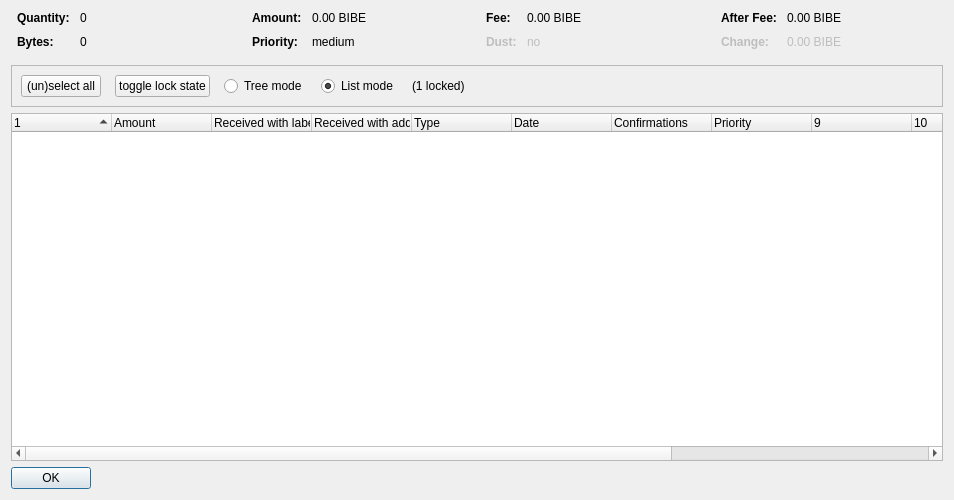
<?xml version="1.0" encoding="UTF-8"?>
<ui version="4.0">
 <class>CoinControlDialog</class>
 <widget class="QDialog" name="CoinControlDialog">
  <property name="geometry">
   <rect>
    <x>0</x>
    <y>0</y>
    <width>954</width>
    <height>500</height>
   </rect>
  </property>
  <property name="windowTitle">
   <string>Coin Selection</string>
  </property>
  <layout class="QVBoxLayout" name="verticalLayout">
   <item>
    <layout class="QHBoxLayout" name="horizontalLayoutTop" stretch="0,0,0,0">
     <property name="topMargin">
      <number>0</number>
     </property>
     <property name="bottomMargin">
      <number>10</number>
     </property>
     <item>
      <layout class="QFormLayout" name="formLayoutCoinControl1">
       <property name="horizontalSpacing">
        <number>10</number>
       </property>
       <property name="verticalSpacing">
        <number>10</number>
       </property>
       <property name="leftMargin">
        <number>6</number>
       </property>
       <property name="rightMargin">
        <number>6</number>
       </property>
       <item row="0" column="0">
        <widget class="QLabel" name="labelCoinControlQuantityText">
         <property name="font">
          <font>
           <weight>75</weight>
           <bold>true</bold>
          </font>
         </property>
         <property name="text">
          <string>Quantity:</string>
         </property>
        </widget>
       </item>
       <item row="0" column="1">
        <widget class="QLabel" name="labelCoinControlQuantity">
         <property name="cursor">
          <cursorShape>IBeamCursor</cursorShape>
         </property>
         <property name="contextMenuPolicy">
          <enum>Qt::ActionsContextMenu</enum>
         </property>
         <property name="text">
          <string notr="true">0</string>
         </property>
         <property name="textInteractionFlags">
          <set>Qt::LinksAccessibleByMouse|Qt::TextSelectableByKeyboard|Qt::TextSelectableByMouse</set>
         </property>
        </widget>
       </item>
       <item row="1" column="0">
        <widget class="QLabel" name="labelCoinControlBytesText">
         <property name="font">
          <font>
           <weight>75</weight>
           <bold>true</bold>
          </font>
         </property>
         <property name="text">
          <string>Bytes:</string>
         </property>
        </widget>
       </item>
       <item row="1" column="1">
        <widget class="QLabel" name="labelCoinControlBytes">
         <property name="cursor">
          <cursorShape>IBeamCursor</cursorShape>
         </property>
         <property name="contextMenuPolicy">
          <enum>Qt::ActionsContextMenu</enum>
         </property>
         <property name="text">
          <string notr="true">0</string>
         </property>
         <property name="textInteractionFlags">
          <set>Qt::LinksAccessibleByMouse|Qt::TextSelectableByKeyboard|Qt::TextSelectableByMouse</set>
         </property>
        </widget>
       </item>
      </layout>
     </item>
     <item>
      <layout class="QFormLayout" name="formLayoutCoinControl2">
       <property name="horizontalSpacing">
        <number>10</number>
       </property>
       <property name="verticalSpacing">
        <number>10</number>
       </property>
       <property name="leftMargin">
        <number>6</number>
       </property>
       <property name="rightMargin">
        <number>6</number>
       </property>
       <item row="0" column="0">
        <widget class="QLabel" name="labelCoinControlAmountText">
         <property name="font">
          <font>
           <weight>75</weight>
           <bold>true</bold>
          </font>
         </property>
         <property name="text">
          <string>Amount:</string>
         </property>
        </widget>
       </item>
       <item row="0" column="1">
        <widget class="QLabel" name="labelCoinControlAmount">
         <property name="cursor">
          <cursorShape>IBeamCursor</cursorShape>
         </property>
         <property name="contextMenuPolicy">
          <enum>Qt::ActionsContextMenu</enum>
         </property>
         <property name="text">
          <string notr="true">0.00 BIBE</string>
         </property>
         <property name="textInteractionFlags">
          <set>Qt::LinksAccessibleByMouse|Qt::TextSelectableByKeyboard|Qt::TextSelectableByMouse</set>
         </property>
        </widget>
       </item>
       <item row="1" column="0">
        <widget class="QLabel" name="labelCoinControlPriorityText">
         <property name="font">
          <font>
           <weight>75</weight>
           <bold>true</bold>
          </font>
         </property>
         <property name="text">
          <string>Priority:</string>
         </property>
        </widget>
       </item>
       <item row="1" column="1">
        <widget class="QLabel" name="labelCoinControlPriority">
         <property name="cursor">
          <cursorShape>IBeamCursor</cursorShape>
         </property>
         <property name="contextMenuPolicy">
          <enum>Qt::ActionsContextMenu</enum>
         </property>
         <property name="text">
          <string>medium</string>
         </property>
         <property name="textInteractionFlags">
          <set>Qt::LinksAccessibleByMouse|Qt::TextSelectableByKeyboard|Qt::TextSelectableByMouse</set>
         </property>
        </widget>
       </item>
      </layout>
     </item>
     <item>
      <layout class="QFormLayout" name="formLayoutCoinControl3">
       <property name="horizontalSpacing">
        <number>10</number>
       </property>
       <property name="verticalSpacing">
        <number>10</number>
       </property>
       <property name="leftMargin">
        <number>6</number>
       </property>
       <property name="rightMargin">
        <number>6</number>
       </property>
       <item row="0" column="0">
        <widget class="QLabel" name="labelCoinControlFeeText">
         <property name="font">
          <font>
           <weight>75</weight>
           <bold>true</bold>
          </font>
         </property>
         <property name="text">
          <string>Fee:</string>
         </property>
        </widget>
       </item>
       <item row="0" column="1">
        <widget class="QLabel" name="labelCoinControlFee">
         <property name="cursor">
          <cursorShape>IBeamCursor</cursorShape>
         </property>
         <property name="contextMenuPolicy">
          <enum>Qt::ActionsContextMenu</enum>
         </property>
         <property name="text">
          <string notr="true">0.00 BIBE</string>
         </property>
         <property name="textInteractionFlags">
          <set>Qt::LinksAccessibleByMouse|Qt::TextSelectableByKeyboard|Qt::TextSelectableByMouse</set>
         </property>
        </widget>
       </item>
       <item row="1" column="0">
        <widget class="QLabel" name="labelCoinControlLowOutputText">
         <property name="enabled">
          <bool>false</bool>
         </property>
         <property name="font">
          <font>
           <weight>75</weight>
           <bold>true</bold>
          </font>
         </property>
         <property name="text">
          <string>Dust:</string>
         </property>
        </widget>
       </item>
       <item row="1" column="1">
        <widget class="QLabel" name="labelCoinControlLowOutput">
         <property name="enabled">
          <bool>false</bool>
         </property>
         <property name="cursor">
          <cursorShape>IBeamCursor</cursorShape>
         </property>
         <property name="contextMenuPolicy">
          <enum>Qt::ActionsContextMenu</enum>
         </property>
         <property name="text">
          <string>no</string>
         </property>
         <property name="textInteractionFlags">
          <set>Qt::LinksAccessibleByMouse|Qt::TextSelectableByKeyboard|Qt::TextSelectableByMouse</set>
         </property>
        </widget>
       </item>
      </layout>
     </item>
     <item>
      <layout class="QFormLayout" name="formLayoutCoinControl4">
       <property name="horizontalSpacing">
        <number>10</number>
       </property>
       <property name="verticalSpacing">
        <number>10</number>
       </property>
       <property name="leftMargin">
        <number>6</number>
       </property>
       <property name="rightMargin">
        <number>6</number>
       </property>
       <item row="0" column="0">
        <widget class="QLabel" name="labelCoinControlAfterFeeText">
         <property name="font">
          <font>
           <weight>75</weight>
           <bold>true</bold>
          </font>
         </property>
         <property name="text">
          <string>After Fee:</string>
         </property>
        </widget>
       </item>
       <item row="0" column="1">
        <widget class="QLabel" name="labelCoinControlAfterFee">
         <property name="cursor">
          <cursorShape>IBeamCursor</cursorShape>
         </property>
         <property name="contextMenuPolicy">
          <enum>Qt::ActionsContextMenu</enum>
         </property>
         <property name="text">
          <string notr="true">0.00 BIBE</string>
         </property>
         <property name="textInteractionFlags">
          <set>Qt::LinksAccessibleByMouse|Qt::TextSelectableByKeyboard|Qt::TextSelectableByMouse</set>
         </property>
        </widget>
       </item>
       <item row="1" column="0">
        <widget class="QLabel" name="labelCoinControlChangeText">
         <property name="enabled">
          <bool>false</bool>
         </property>
         <property name="font">
          <font>
           <weight>75</weight>
           <bold>true</bold>
          </font>
         </property>
         <property name="text">
          <string>Change:</string>
         </property>
        </widget>
       </item>
       <item row="1" column="1">
        <widget class="QLabel" name="labelCoinControlChange">
         <property name="enabled">
          <bool>false</bool>
         </property>
         <property name="cursor">
          <cursorShape>IBeamCursor</cursorShape>
         </property>
         <property name="contextMenuPolicy">
          <enum>Qt::ActionsContextMenu</enum>
         </property>
         <property name="text">
          <string notr="true">0.00 BIBE</string>
         </property>
         <property name="textInteractionFlags">
          <set>Qt::LinksAccessibleByMouse|Qt::TextSelectableByKeyboard|Qt::TextSelectableByMouse</set>
         </property>
        </widget>
       </item>
      </layout>
     </item>
    </layout>
   </item>
   <item>
    <widget class="QFrame" name="frame">
     <property name="minimumSize">
      <size>
       <width>0</width>
       <height>40</height>
      </size>
     </property>
     <property name="frameShape">
      <enum>QFrame::StyledPanel</enum>
     </property>
     <property name="frameShadow">
      <enum>QFrame::Sunken</enum>
     </property>
     <layout class="QHBoxLayout" name="horizontalLayout">
      <item>
       <layout class="QHBoxLayout" name="horizontalLayoutPanel" stretch="0,0,0,0,0,0">
        <property name="spacing">
         <number>14</number>
        </property>
        <item>
         <widget class="QPushButton" name="pushButtonSelectAll">
          <property name="sizePolicy">
           <sizepolicy hsizetype="Maximum" vsizetype="Fixed">
            <horstretch>0</horstretch>
            <verstretch>0</verstretch>
           </sizepolicy>
          </property>
          <property name="text">
           <string>(un)select all</string>
          </property>
          <property name="autoDefault">
           <bool>false</bool>
          </property>
         </widget>
        </item>
        <item>
         <widget class="QPushButton" name="pushButtonToggleLock">
          <property name="sizePolicy">
           <sizepolicy hsizetype="Maximum" vsizetype="Fixed">
            <horstretch>0</horstretch>
            <verstretch>0</verstretch>
           </sizepolicy>
          </property>
          <property name="text">
           <string>toggle lock state</string>
          </property>
          <property name="autoDefault">
           <bool>false</bool>
          </property>
         </widget>
        </item>
        <item>
         <widget class="QRadioButton" name="radioTreeMode">
          <property name="sizePolicy">
           <sizepolicy hsizetype="Maximum" vsizetype="Fixed">
            <horstretch>0</horstretch>
            <verstretch>0</verstretch>
           </sizepolicy>
          </property>
          <property name="text">
           <string>Tree mode</string>
          </property>
         </widget>
        </item>
        <item>
         <widget class="QRadioButton" name="radioListMode">
          <property name="sizePolicy">
           <sizepolicy hsizetype="Maximum" vsizetype="Fixed">
            <horstretch>0</horstretch>
            <verstretch>0</verstretch>
           </sizepolicy>
          </property>
          <property name="text">
           <string>List mode</string>
          </property>
          <property name="checked">
           <bool>true</bool>
          </property>
         </widget>
        </item>
        <item>
         <widget class="QLabel" name="labelLocked">
          <property name="text">
           <string>(1 locked)</string>
          </property>
         </widget>
        </item>
        <item>
         <spacer name="horizontalSpacer">
          <property name="orientation">
           <enum>Qt::Horizontal</enum>
          </property>
          <property name="sizeHint" stdset="0">
           <size>
            <width>40</width>
            <height>20</height>
           </size>
          </property>
         </spacer>
        </item>
       </layout>
      </item>
     </layout>
    </widget>
   </item>
   <item>
    <widget class="CoinControlTreeWidget" name="treeWidget">
     <property name="contextMenuPolicy">
      <enum>Qt::CustomContextMenu</enum>
     </property>
     <property name="sortingEnabled">
      <bool>false</bool>
     </property>
     <property name="columnCount">
      <number>13</number>
     </property>
     <attribute name="headerShowSortIndicator" stdset="0">
      <bool>true</bool>
     </attribute>
     <attribute name="headerStretchLastSection">
      <bool>false</bool>
     </attribute>
     <column>
      <property name="text">
       <string/>
      </property>
     </column>
     <column>
      <property name="text">
       <string>Amount</string>
      </property>
     </column>
     <column>
      <property name="text">
       <string>Received with label</string>
      </property>
     </column>
     <column>
      <property name="text">
       <string>Received with address</string>
      </property>
     </column>
     <column>
      <property name="text">
	<string>Type</string>
      </property>
     </column>
     <column>
      <property name="text">	 
       <string>Date</string>
      </property>
     </column>
     <column>
      <property name="text">
       <string>Confirmations</string>
      </property>
      <property name="toolTip">
       <string>Confirmed</string>
      </property>
     </column>
     <column>
      <property name="text">
       <string>Priority</string>
      </property>
     </column>
     <column>
      <property name="text">
       <string/>
      </property>
     </column>
     <column>
      <property name="text">
       <string/>
      </property>
     </column>
     <column>
      <property name="text">
       <string/>
      </property>
     </column>
     <column>
      <property name="text">
       <string/>
      </property>
     </column>
     <column>
      <property name="text">
       <string/>
      </property>
     </column>
    </widget>
   </item>
   <item>
    <widget class="QDialogButtonBox" name="buttonBox">
     <property name="sizePolicy">
      <sizepolicy hsizetype="Maximum" vsizetype="Fixed">
       <horstretch>0</horstretch>
       <verstretch>0</verstretch>
      </sizepolicy>
     </property>
     <property name="orientation">
      <enum>Qt::Horizontal</enum>
     </property>
     <property name="standardButtons">
      <set>QDialogButtonBox::Ok</set>
     </property>
    </widget>
   </item>
  </layout>
 </widget>
 <customwidgets>
  <customwidget>
   <class>CoinControlTreeWidget</class>
   <extends>QTreeWidget</extends>
   <header>coincontroltreewidget.h</header>
  </customwidget>
 </customwidgets>
 <resources/>
 <connections/>
</ui>
